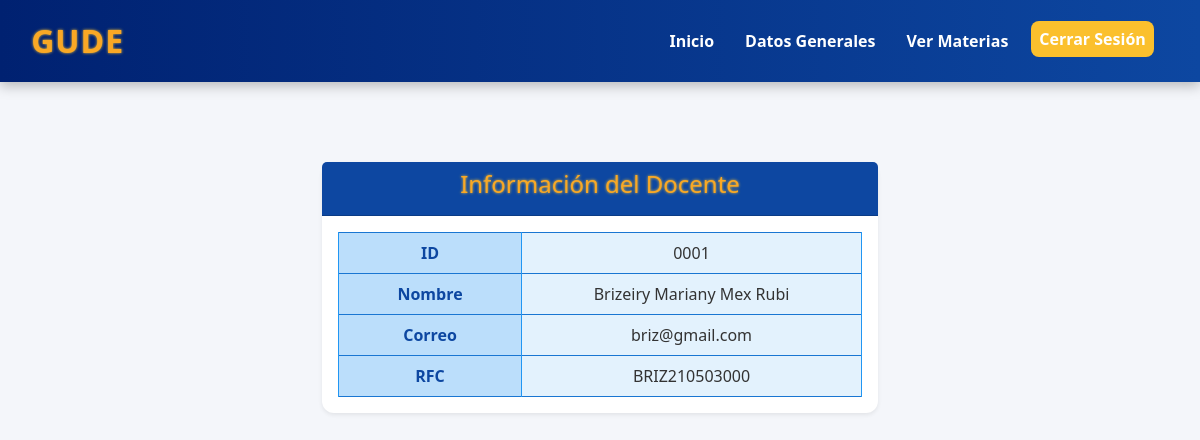
/datosgeneralesdocentes/ (signed in), run on the app's committed database.
### Aplicaciones/General/models.py (models this page shows, shortened)
class Docente(models.Model):
    id = models.CharField(primary_key=True, max_length=9)
    nombre = models.CharField(max_length=100)
    correo = models.EmailField()
    rfc = models.CharField(max_length=13)
    password = models.CharField(max_length=50, default='123456')
    cursos = models.ManyToManyField('Curso', related_name='docentes')

### Aplicaciones/General/views.py (the view)
# urls.py: path('datosgeneralesdocentes/', views.datosgeneralesdocentes, name = 'datosgeneralesdocentes'),
def datosgeneralesdocentes(request):
    if request.session.get("tipo_usuario") != "docente":
        return redirect('login')
    docente_id = request.session.get("docente_id")
    docente = get_object_or_404(Docente, id=docente_id)
    return render(request, 'datosgeneralesdocentes.html', {"docente": docente})

### Aplicaciones/General/templates/datosgeneralesdocentes.html (shortened to what this page needs)
{% extends "./baseDocentes.html" %}
{% block body %}
<div class="container mt-5 d-flex justify-content-center">
  <div class="col-md-6">
    <div class="card shadow-sm">
      <div class="card-header">
        <h4>Información del Docente</h4>
      </div>
      <div class="card-body">
        <table class="table table-bordered mb-0">
          <tbody>
            <tr>
              <th>ID</th>
              <td>{{ docente.id }}</td>
            </tr>
            <tr>
              <th>Nombre</th>
              <td>{{ docente.nombre }}</td>
            </tr>
            <tr>
              <th>Correo</th>
              <td>{{ docente.correo }}</td>
            </tr>
            <tr>
              <th>RFC</th>
              <td>{{ docente.rfc }}</td>
            </tr>
          </tbody>
        </table>
      </div>
    </div>
  </div>
</div>
{% endblock %}

### Aplicaciones/General/static/css/Materias.css (style rules this page uses)
th, td { text-align: center; vertical-align: middle; }
body { background: black; }

### Aplicaciones/General/templates/baseDocentes.html (style rules this page uses)
body { background-color: #f4f6fa; font-family: 'Segoe UI', Tahoma, Geneva, Verdana, sans-serif; }

### Aplicaciones/General/templates/datosgeneralesdocentes.html (style rules this page uses)
body { background-color: #f4f6fa; font-family: 'Segoe UI', Tahoma, Geneva, Verdana, sans-serif; }
.card { border-radius: 12px; box-shadow: 0 6px 15px rgba(0, 0, 0, 0.1); border: none; }
.card-header { background-color: #0d47a1 !important; color: #f9a825 !important; font-weight: 700; font-size: 1.5rem; text-align: center; border-top-left-radius: 12px; border-top-right-radius: 12px; text-shadow: 0 0 3px #fbc02d; }
table.table-bordered { border-color: #1976d2; margin-bottom: 0; }
table.table-bordered th, table.table-bordered td { vertical-align: middle; border-color: #2196f3; }
table.table-bordered th { background-color: #bbdefb; color: #0d47a1; font-weight: 600; width: 35%; }
table.table-bordered td { background-color: #e3f2fd; color: #333; }

### data on the page
Docente: id "0001", nombre "Brizeiry Mariany Mex Rubi", correo "briz@gmail.com", rfc "BRIZ210503000"
